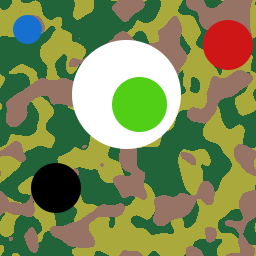
#> input picture Hough_okregi.png, 256 x 256 px
$ python circle_detection.py
#> lines starting #> are read from the running program, lines starting #| are printed output that depends on the picture; after the words box and inside, x2 and y2 are one past the last pixel; in counts of white or black regions, pixels touching at a corner belong together
import numpy as np
import matplotlib.pyplot as plt
from PIL import Image

#FILTR ROBERTSA
maskR1_V=np.matrix('-1,0;1,0');
maskR1_H=np.matrix('-1,1;0,0');
maskR2_V=np.matrix('0,1;-1,0');
maskR2_H=np.matrix('1,0;0,-1');

#FILTR LAPLACE'A
maskL=np.matrix('0,1,0;1,-4,1;0,1,0');
maskL1=np.matrix('1,1,1;1,-8,1;1,1,1');

#FILTR PREWITTA
maskP=np.matrix('-1,-1,0;-1,0,1;0,1,1');
maskP1=np.matrix('-1,-1,-1;0,0,0;1,1,1');
maskP2=np.matrix('0,1,1;-1,0,1;-1,-1,0');
maskP3=np.matrix('-1,-1,0;-1,0,0;0,1,1');

#FILTR SOBELA
maskS=np.matrix('-1,0,1;-2,0,2;-1,0,1');
maskS1=np.matrix('-1,-2,-1;0,0,0;1,2,1');
maskS2=np.matrix('0,1,2;-1,0,1;-2,-1,0');
maskS3=np.matrix('-2,-1,0;-1,0,1;0,1,2');

#FILTR KIRSCHA
maskK=np.matrix('-3,-3,5;-3,0,5;-3,-3,5');
maskK1=np.matrix('-3,5,5;-3,0,5;-3,-3,-3');
maskK2=np.matrix('5,5,5;-3,0,-3;-3,-3,-3');
maskK3=np.matrix('5,5,-3;5,0,-3;-3,-3,-3');

maskK4=np.matrix('5,-3,-3;5,0,-3;5,-3,-3');
maskK5=np.matrix('-3,-3,-3;5,0,-3;5,5,-3');
maskK6=np.matrix('-3,-3,-3;-3,0,-3;5,5,5');
maskK7=np.matrix('-3,-3,-3;-3,0,5;-3,5,5');

def ffilter(img, mask):

    #Down, upper row offset from mask center
    offset_r2 = int(mask.shape[0]) - int(mask.shape[0]/2) - 1
    offset_r1 = int(mask.shape[0]) - offset_r2 - 1

    #Right, left column (...)
    offset_c2 = int(mask.shape[1]) - int(mask.shape[1]/2) - 1
    offset_c1 = int(mask.shape[1]) - offset_c2 - 1

    #Creating matrices for mirroring - Left Side, RightSide, UpSide, DownSide
    LS = np.ones( ((offset_r1 + img.shape[0] + offset_r2),offset_c1) )
#> LS = 258 values from 1 to 1
    RS = np.ones( ((offset_r1 + img.shape[0] + offset_r2),offset_c2) )
#> RS = 258 values from 1 to 1
    US = np.ones( (offset_r1,img.shape[1]) )
    DS = np.ones( (offset_r2,img.shape[1]) )

    #Mirroring upside and downside
    US[::-1, :] = img[:US.shape[0]:1,:]
    DS[::-1, :] = img[ (img.shape[0] - offset_r2):img.shape[0]:1,:]

    #Concatenating up - original image - down
    POW = np.concatenate( (US,img,DS), axis=0)

    #Mirroring left and right side
    LS[:, ::-1] = POW[:, :offset_c1:1]
    RS[:, ::-1] = POW[:, (img.shape[1] - offset_c2):img.shape[1]:1]

    #Concatenating left - original - right side
    POW = np.concatenate( (LS,POW,RS), axis=1)
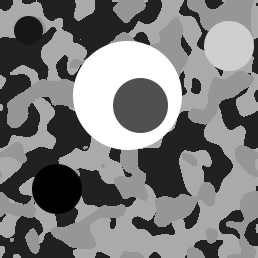
#> POW: shape (258, 258) float64; min 0, max 255, mean 124.4

    #Calculate norm of the mask, and copy image
    norm = 1 if np.sum(mask) == 0 else np.sum(mask)
    COPYPOW = np.copy(POW)

    #Filtering operation
    for i,j in np.ndindex(img.shape):
        p = np.copy(POW[i:mask.shape[0]+i,j:mask.shape[1]+j])
        p[offset_r1,offset_c1] = COPYPOW[offset_c1 + i, offset_r1+j] = np.sum(np.multiply(p,mask))/norm
#> this loop made 65536 passes

    #return filtered image without mirror parts
    return COPYPOW[offset_r1:offset_r1+img.shape[0],offset_c1:offset_c1+img.shape[1]]
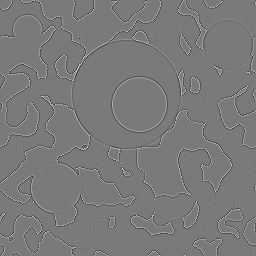
#> returned value: shape (256, 256) float64; min -468, max 508, mean 0; drawn with min black and max white
#######################################################

def okrag(R):

    theta_range = np.arange(0,2*np.pi,0.01*np.pi);

    M = np.zeros((2*R+1, 2*R+1));

    for theta in theta_range:

        x = R + R * np.cos(theta);
        y = R + R * np.sin(theta);

        x = np.round(x).astype('int');
        y = np.round(y).astype('int');

        M[x,y] = 1;

    return M;


## Hougha ##
def ht(oimg, rmin, rmax, N):

    wybrany_prog = 15;
    radius_step = 1;

    prog_img = np.sqrt((np.power(ffilter(oimg,maskL),2) + np.power(ffilter(oimg,maskL1),2)));
#> the loop in ffilter (call 2), `for i,j in np.ndindex(img.shape):` made 65536 passes

    # # # Progowanie obrazu
    po_img = (prog_img >= wybrany_prog).astype('float64');
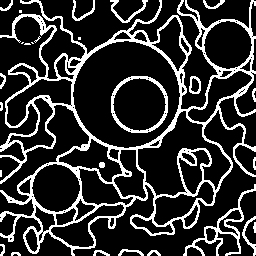
#> po_img: shape (256, 256) float64; values 0 (black) and 1 (white), 19.3% white in thin lines or dots

    # Akumulator tworzenie
    AKU = np.zeros((po_img.shape[0],po_img.shape[1]));
    WSP_OKREGOW = np.zeros((po_img.shape[0],po_img.shape[1]));
    FINTAB = np.zeros((po_img.shape[0],po_img.shape[1]));
    AKUSUM = AKU;

        #Wypelnianie akumulatora zgodnie z wsp. krawedzi w obrazie
    radius_range = np.arange(rmin, rmax, radius_step);
        #rows, cols = np.where(po_img == 1);

    for R in radius_range:
            #Narysuj okrag w masce i przefiltruj nim obraz
        MA = okrag(R);
        AKU = ffilter(po_img, MA);

            #warindex = 0;
            #WARX = [0] * (AKU.shape[0]);
            #COORDX = [0] * (AKU.shape[0]);

            #Zalezenie od ilosci szukanych okregow
        for poz in range(N):

                #Dla AKU znajdz maksymalna wartosc
            w,k = np.where(AKU == np.amax(AKU))

                #Wpisz maksymalne wartosci i ich wsp do nowej tabeli
            if WSP_OKREGOW[w,k].any() < AKU[w,k].any():
                    #Prawdopodobienstwo (to dzielenie)
                WSP_OKREGOW[w,k] = AKU[w,k] / (2 * np.pi * R);
                #Usun znaleziony wynik
                AKU[w,k] = 0.0;

        #WSP_OKREGOW zawiera duzo wiecej wsp niz N. Nalezy je odfiltrowac
        #I wybrac tylko te 10 najbardziej prawdopodobnych
        for poz in range(N):
            w,k = np.where(WSP_OKREGOW == np.amax(WSP_OKREGOW))

            if FINTAB[w,k].any() < WSP_OKREGOW[w,k].any():
                FINTAB[w,k] = 1.0;

            WSP_OKREGOW[w,k] = 0.0;
#> this loop made 10 passes
#> pass 1, in ffilter (call 3), `POW = np.concatenate( (LS,POW,RS), axis=1)`:
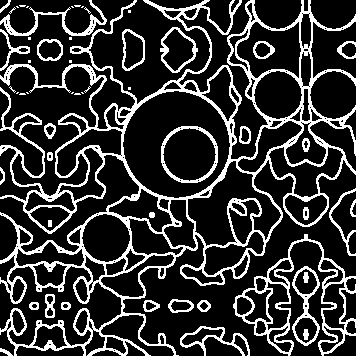
#> POW: shape (356, 356) float64; values 0 (black) and 1 (white), 20.1% white in thin lines or dots
#> pass 2, in ffilter (call 4), `POW = np.concatenate( (US,img,DS), axis=0)`:
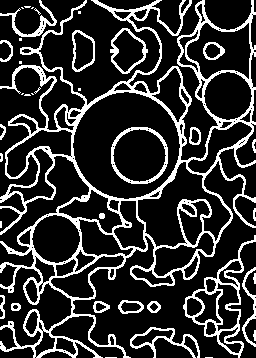
#> POW: shape (358, 256) float64; values 0 (black) and 1 (white), 19.6% white in thin lines or dots
#> after the loop:
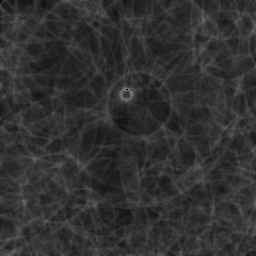
#> AKU: shape (256, 256) float64; min 0, max 0.49, mean 0.193
#> after the loop:
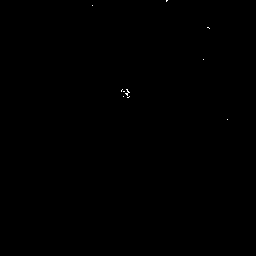
#> FINTAB: shape (256, 256) float64; values 0 (black) and 1 (white), 0.05% white in thin lines or dots, all inside (x1, y1, x2, y2) = (92, 0, 228, 120)
#> after the loop: WSP_OKREGOW: shape (256, 256) float64; every value is 0

    plt.figure("Circle detection", figsize=(9,5))
    plt.subplot(1,2,1)
    plt.title("Original image")
    plt.imshow(po_img, cmap='gray');

    plt.subplot(1,2,2)
    plt.title("Detected")
    plt.imshow(FINTAB, cmap='gray');
    plt.show(block='false');

    return 1
#

image_circles = np.asarray(Image.open('Hough_okregi.png'))[:,:,0]
ht(image_circles, 50, 60, 2)

# FOR 10, for 2 N as well
# TESTY: 20 - 30 OKAY
# TESTY: 5  - 30 NOT OKAY
# TESTY: 50 - 60 OKAY
